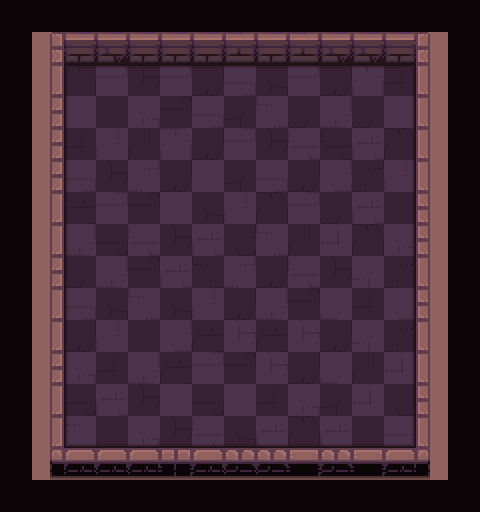

A 2D game scene composited from a Tiled map and its tileset images. What follows is a short description and the map's XML, with every tile layer's data as written:
An orthogonal 15x16 tile map with 32x32 px tiles, 4 tile layers (path, types, ground, floor_shadow), 1 hidden layer not drawn and 17 objects (5x hero, 5x marker, 5x cauldron, frame, strategy).

<map version="1.2" tiledversion="2019.03.13" orientation="orthogonal" renderorder="right-down" width="15" height="16" tilewidth="32" tileheight="32" infinite="0" nextlayerid="256" nextobjectid="133">
 <tileset firstgid="1" name="tileset" tilewidth="32" tileheight="32" spacing="2" margin="1" tilecount="200" columns="10">
  <image source="tileset.png" trans="000000" width="340" height="680" />
  <terraintypes>
   <terrain name="floor" tile="79" />
   <terrain name="wall" tile="69" />
   <terrain name="hole" tile="78" />
   <terrain name="infected" tile="77" />
  </terraintypes>
 </tileset>
 <layer id="251" name="checkers" width="15" height="16" visible="0">
  <data encoding="csv">
0,69,0,69,0,69,0,69,0,69,0,69,0,69,0,
69,0,69,0,69,0,69,0,69,0,69,0,69,0,69,
0,69,0,69,0,69,0,69,0,69,0,69,0,69,0,
69,0,69,0,69,0,69,0,69,0,69,0,69,0,69,
0,69,0,69,0,69,0,69,0,69,0,69,0,69,0,
69,0,69,0,69,0,69,0,69,0,69,0,69,0,69,
0,69,0,69,0,69,0,69,0,69,0,69,0,69,0,
69,0,69,0,69,0,69,0,69,0,69,0,69,0,69,
0,69,0,69,0,69,0,69,0,69,0,69,0,69,0,
69,0,69,0,69,0,69,0,69,0,69,0,69,0,69,
0,69,0,69,0,69,0,69,0,69,0,69,0,69,0,
69,0,69,0,69,0,69,0,69,0,69,0,69,0,69,
0,69,0,69,0,69,0,69,0,69,0,69,0,69,0,
69,0,69,0,69,0,69,0,69,0,69,0,69,0,69,
0,69,0,69,0,69,0,69,0,69,0,69,0,69,0,
0,0,0,0,0,0,0,0,0,0,0,0,0,0,0
</data>
 </layer>
 <objectgroup id="14" name="camera">
  <object id="12" name="frame" type="frame" x="51" y="33" width="377" height="429" />
  <object id="15" name="strategy" type="strategy" x="3" y="126">
   <point />
  </object>
 </objectgroup>
 <layer id="252" name="path" width="15" height="16">
  <data encoding="csv">
0,0,0,0,0,0,0,0,0,0,0,0,0,0,0,
0,0,0,0,0,0,0,0,0,0,0,0,0,0,0,
0,0,80,80,80,80,80,80,80,80,80,80,80,0,0,
0,0,80,80,80,80,80,80,80,80,80,80,80,0,0,
0,0,80,80,80,80,80,80,80,80,80,80,80,0,0,
0,0,80,80,80,80,80,80,80,80,80,80,80,0,0,
0,0,80,80,80,80,80,80,80,80,80,80,80,0,0,
0,0,80,80,80,80,80,80,80,80,80,80,80,0,0,
0,0,80,80,80,80,80,80,80,80,80,80,80,0,0,
0,0,80,80,80,80,80,80,80,80,80,80,80,0,0,
0,0,80,80,80,80,80,80,80,80,80,80,80,0,0,
0,0,80,80,80,80,80,80,80,80,80,80,80,0,0,
0,0,80,80,80,80,80,80,80,80,80,80,80,0,0,
0,0,80,80,80,80,80,80,80,80,80,80,80,0,0,
0,0,0,0,0,0,0,0,0,0,0,0,0,0,0,
0,0,0,0,0,0,0,0,0,0,0,0,0,0,0
</data>
 </layer>
 <objectgroup id="2" name="objects">
  <object id="33" name="hero" type="hero" x="113" y="83">
   <properties>
    <property name="initialDirection" value="s" />
   </properties>
   <point />
  </object>
  <object id="35" name="hero" type="hero" x="177" y="81">
   <properties>
    <property name="initialDirection" value="s" />
   </properties>
   <point />
  </object>
  <object id="37" name="hero" type="hero" x="240" y="83">
   <properties>
    <property name="initialDirection" value="s" />
   </properties>
   <point />
  </object>
  <object id="39" name="hero" type="hero" x="306" y="79">
   <properties>
    <property name="initialDirection" value="s" />
   </properties>
   <point />
  </object>
  <object id="41" name="hero" type="hero" x="373" y="81">
   <properties>
    <property name="initialDirection" value="s" />
   </properties>
   <point />
  </object>
  <object id="99" name="eggs_origin" type="marker" x="111" y="115">
   <point />
  </object>
  <object id="120" name="eggs_origin" type="marker" x="177" y="110">
   <point />
  </object>
  <object id="121" name="eggs_origin" type="marker" x="243" y="111">
   <point />
  </object>
  <object id="122" name="eggs_origin" type="marker" x="308" y="112">
   <point />
  </object>
  <object id="123" name="eggs_origin" type="marker" x="368" y="112">
   <point />
  </object>
  <object id="124" name="cauldron" type="cauldron" x="112" y="431">
   <point />
  </object>
  <object id="129" name="cauldron" type="cauldron" x="176" y="432">
   <point />
  </object>
  <object id="130" name="cauldron" type="cauldron" x="241" y="432">
   <point />
  </object>
  <object id="131" name="cauldron" type="cauldron" x="302" y="434">
   <point />
  </object>
  <object id="132" name="cauldron" type="cauldron" x="368" y="428">
   <point />
  </object>
 </objectgroup>
 <layer id="253" name="types" width="15" height="16">
  <data encoding="csv">
79,79,79,79,79,79,79,79,79,79,79,79,79,79,79,
79,70,70,70,70,70,70,70,70,70,70,70,70,70,79,
79,70,80,80,80,80,80,80,80,80,80,80,80,70,79,
79,70,80,80,80,80,80,80,80,80,80,80,80,70,79,
79,70,80,80,80,80,80,80,80,80,80,80,80,70,79,
79,70,80,80,80,80,80,80,80,80,80,80,80,70,79,
79,70,80,80,80,80,80,80,80,80,80,80,80,70,79,
79,70,80,80,80,80,80,80,80,80,80,80,80,70,79,
79,70,80,80,80,80,80,80,80,80,80,80,80,70,79,
79,70,80,80,80,80,80,80,80,80,80,80,80,70,79,
79,70,80,80,80,80,80,80,80,80,80,80,80,70,79,
79,70,80,80,80,80,80,80,80,80,80,80,80,70,79,
79,70,80,80,80,80,80,80,80,80,80,80,80,70,79,
79,70,80,80,80,80,80,80,80,80,80,80,80,70,79,
79,70,70,70,70,70,70,70,70,70,70,70,70,70,79,
79,79,79,79,79,79,79,79,79,79,79,79,79,79,79
</data>
 </layer>
 <layer id="254" name="ground" width="15" height="16">
  <data encoding="csv">
0,0,0,0,0,0,0,0,0,0,0,0,0,0,0,
0,1,2,4,2,5,2,3,5,3,4,4,2,6,0,
0,11,29,142,18,142,8,123,27,142,8,143,37,16,0,
0,21,133,19,141,28,123,30,124,20,122,20,133,16,0,
0,21,37,154,40,143,8,142,18,152,38,153,29,16,0,
0,21,123,18,121,8,133,30,123,8,131,7,154,16,0,
0,11,39,142,28,133,27,154,29,142,20,153,19,26,0,
0,11,122,9,152,18,153,17,124,40,151,29,141,26,0,
0,21,20,122,28,153,10,121,8,152,18,144,7,16,0,
0,11,123,27,124,27,154,8,122,28,134,37,131,26,0,
0,11,8,154,19,131,39,132,39,132,8,144,7,16,0,
0,21,141,37,122,39,142,28,132,8,134,40,151,16,0,
0,11,9,153,18,133,9,133,37,141,30,151,17,26,0,
0,31,124,20,141,18,152,27,153,29,153,19,123,36,0,
0,41,42,42,42,53,42,43,43,52,43,52,45,46,0,
0,0,0,0,0,0,0,0,0,0,0,0,0,0,0
</data>
 </layer>
 <layer id="255" name="floor_shadow" width="15" height="16">
  <data encoding="csv">
0,0,0,0,0,0,0,0,0,0,0,0,0,0,0,
0,0,0,0,0,0,0,0,0,0,0,0,0,0,0,
0,0,12,13,13,13,13,13,13,13,13,13,15,0,0,
0,0,22,0,0,0,0,0,0,0,0,0,25,0,0,
0,0,22,0,0,0,0,0,0,0,0,0,25,0,0,
0,0,22,0,0,0,0,0,0,0,0,0,25,0,0,
0,0,22,0,0,0,0,0,0,0,0,0,25,0,0,
0,0,22,0,0,0,0,0,0,0,0,0,25,0,0,
0,0,22,0,0,0,0,0,0,0,0,0,25,0,0,
0,0,22,0,0,0,0,0,0,0,0,0,25,0,0,
0,0,22,0,0,0,0,0,0,0,0,0,25,0,0,
0,0,22,0,0,0,0,0,0,0,0,0,25,0,0,
0,0,22,0,0,0,0,0,0,0,0,0,25,0,0,
0,0,32,33,33,33,33,33,33,33,33,33,35,0,0,
0,0,0,0,0,0,0,0,0,0,0,0,0,0,0,
0,0,0,0,0,0,0,0,0,0,0,0,0,0,0
</data>
 </layer>
</map>
